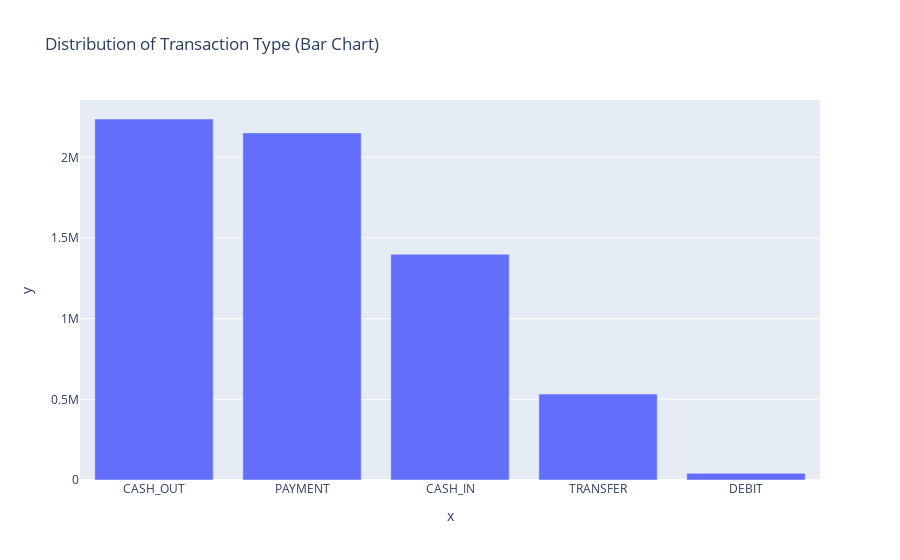

Here is the notebook cell this chart was saved with:
### Code cell
import plotly.express as px

# Creating a bar chart
bar_figure = px.bar(mydata, x=transactions, y=quantity, 
                    title="Distribution of Transaction Type (Bar Chart)")
bar_figure.show()

### Figure 1 — Plotly figure (JSON) as saved in the notebook; plotly's stock layout.template omitted (floating-point values rounded to 4 significant figures)
{"data": [{"alignmentgroup": "True", "hovertemplate": "x=%{x}<br>y=%{y}<extra></extra>", "legendgroup": "", "marker": {"color": "#636efa", "pattern": {"shape": ""}}, "name": "", "offsetgroup": "", "orientation": "v", "showlegend": false, "textposition": "auto", "type": "bar", "x": ["CASH_OUT", "PAYMENT", "CASH_IN", "TRANSFER", "DEBIT"], "xaxis": "x", "y": [2237500, 2151495, 1399284, 532909, 41432], "yaxis": "y"}], "layout": {"autosize": true, "barmode": "relative", "legend": {"tracegroupgap": 0}, "title": {"text": "Distribution of Transaction Type (Bar Chart)"}, "xaxis": {"anchor": "y", "autorange": true, "domain": [0, 1], "range": [-0.5, 4.5], "title": {"text": "x"}, "type": "category"}, "yaxis": {"anchor": "x", "autorange": true, "domain": [0, 1], "range": [0, 2355000.0], "title": {"text": "y"}, "type": "linear"}}}
